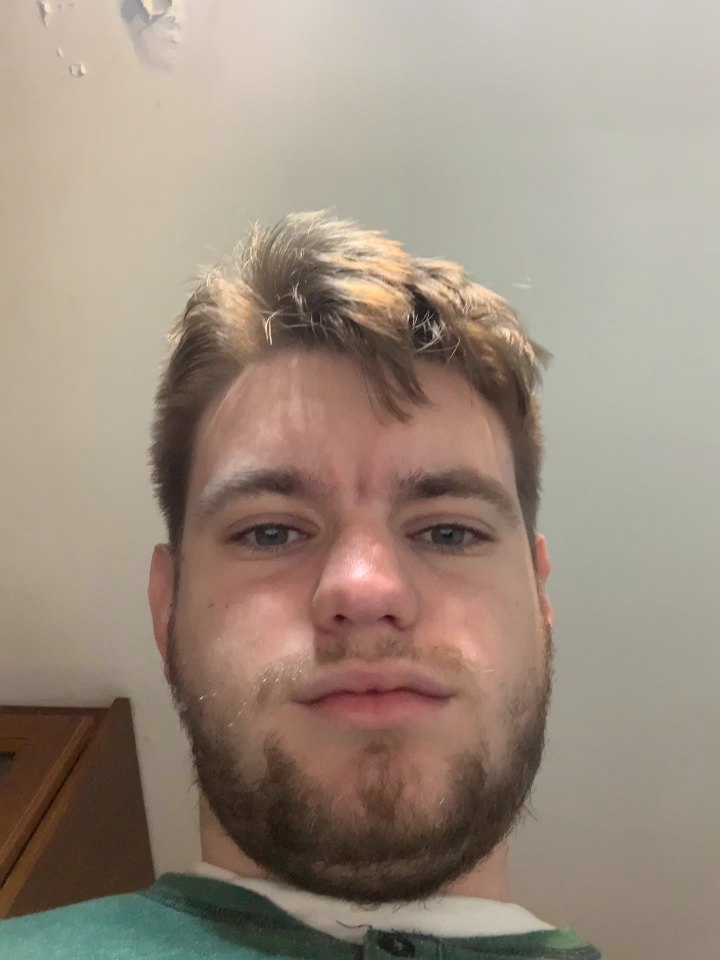
#> input picture frame 1 of face_rec/test.MOV, 1440 x 1920 px (shown at 1/2 size)
$ python recognision.py
#> lines starting #> are read from the running program, lines starting #| are printed output that depends on the picture; after the words box and inside, x2 and y2 are one past the last pixel; in counts of white or black regions, pixels touching at a corner belong together
import cv2

# Load the cascade
face_cascade = cv2.CascadeClassifier(r"C:\Users\Thanos\Downloads\haarcascade_frontalface_default.xml")

# Open the video file
cap = cv2.VideoCapture(r"C:\Users\Thanos\Desktop\coding files\face_rec\test.MOV")

while True:
    # Read the frame
    ret, img = cap.read()
#> img is the input picture: shape (1920, 1440, 3); mean B, G, R 127.2, 141.2, 156.2

    # If frame not successfully read, break loop
    if not ret:
        break

    # Convert to grayscale
    gray = cv2.cvtColor(img, cv2.COLOR_BGR2GRAY)
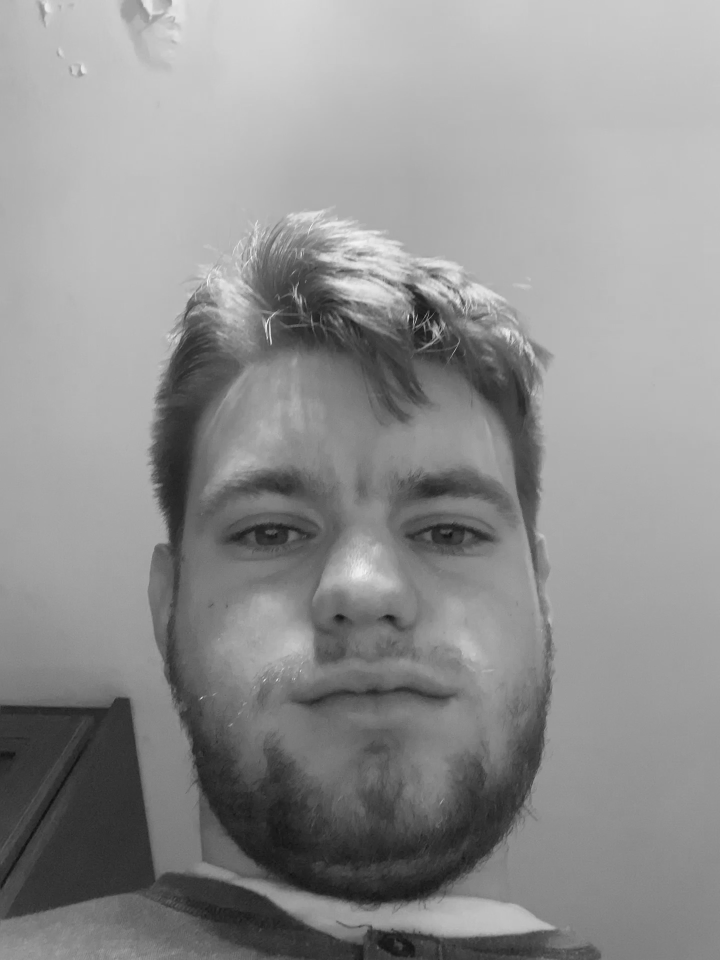
#> gray: shape (1920, 1440) (shown at 1/2 size); min 13, max 249, mean 144.1

    # Detect the faces
    faces = face_cascade.detectMultiScale(gray, 1.1, 4)
#> faces = [[241, 686, 956, 956]]

    # Draw the rectangle around each face
    for (x, y, w, h) in faces:
        cv2.rectangle(img, (x, y), (x+w, y+h), (255, 0, 0), 2)
#> this loop made 1 pass
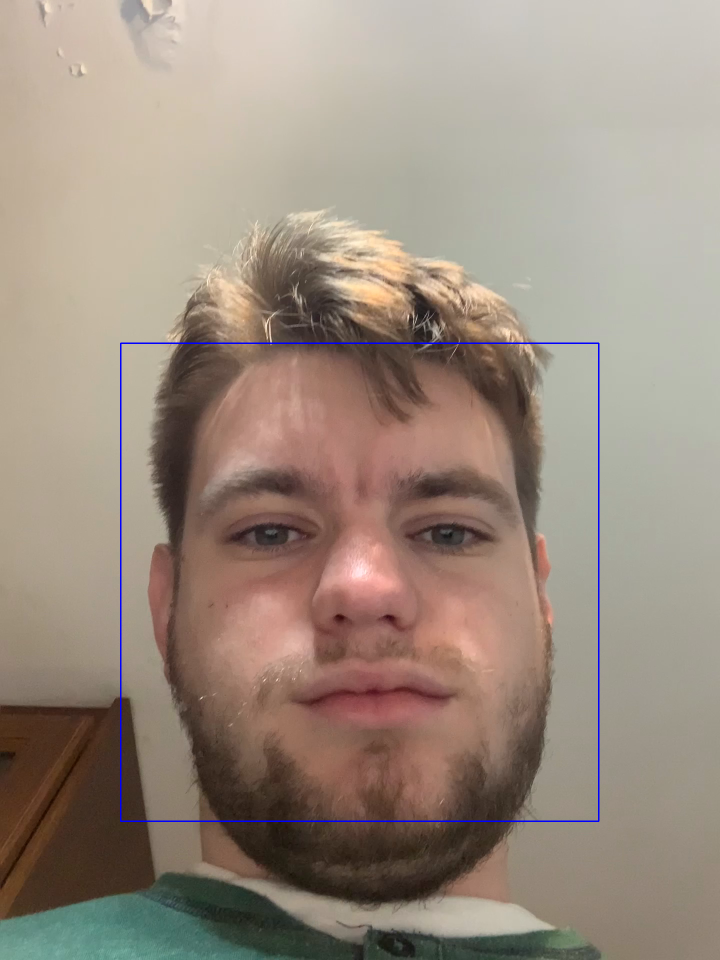
#> img: shape (1920, 1440, 3) (shown at 1/2 size); 0.41% of pixels changed, all inside (x1, y1, x2, y2) = (240, 685, 1199, 1644)

    # Resize the image
    img = cv2.resize(img, (800, 600))  # Adjust the size as needed
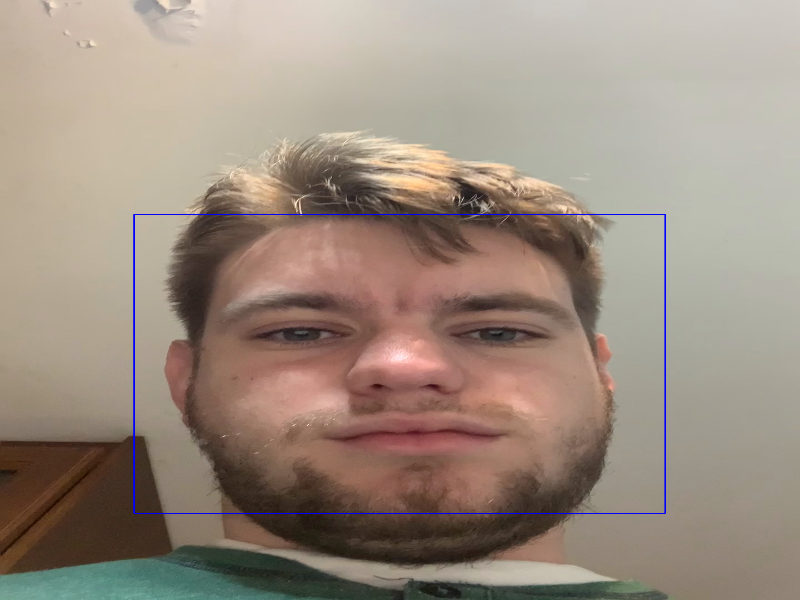
#> img: shape (600, 800, 3); mean B, G, R 127.8, 140.6, 155.6

    # Display
    cv2.imshow('img', img)

    # Stop if escape key is pressed
    if cv2.waitKey(1) & 0xFF == ord('q'):
#> (key q is pressed here)
        break

# Release the VideoCapture object
cap.release()

# Close all OpenCV windows
cv2.destroyAllWindows()

$ run again, starting later in the video
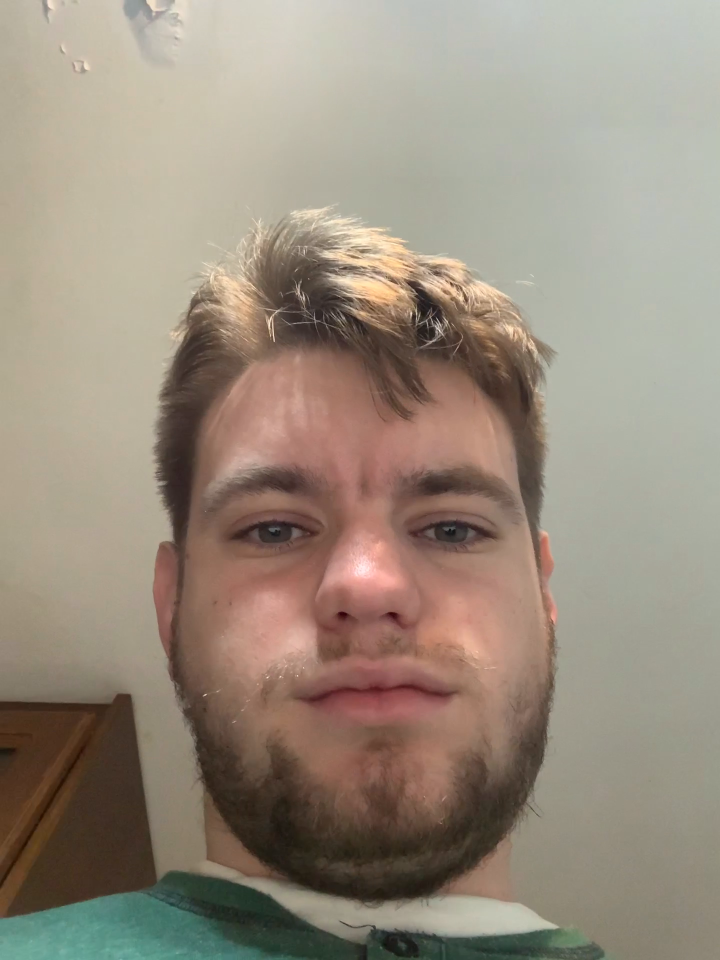
#> input picture frame 7 of face_rec/test.MOV, 1440 x 1920 px (shown at 1/2 size)
#> img is the input picture: shape (1920, 1440, 3); mean B, G, R 126.4, 141.3, 153.5
#> `gray = cv2.cvtColor(img, cv2.COLOR_BGR2GRAY)`:
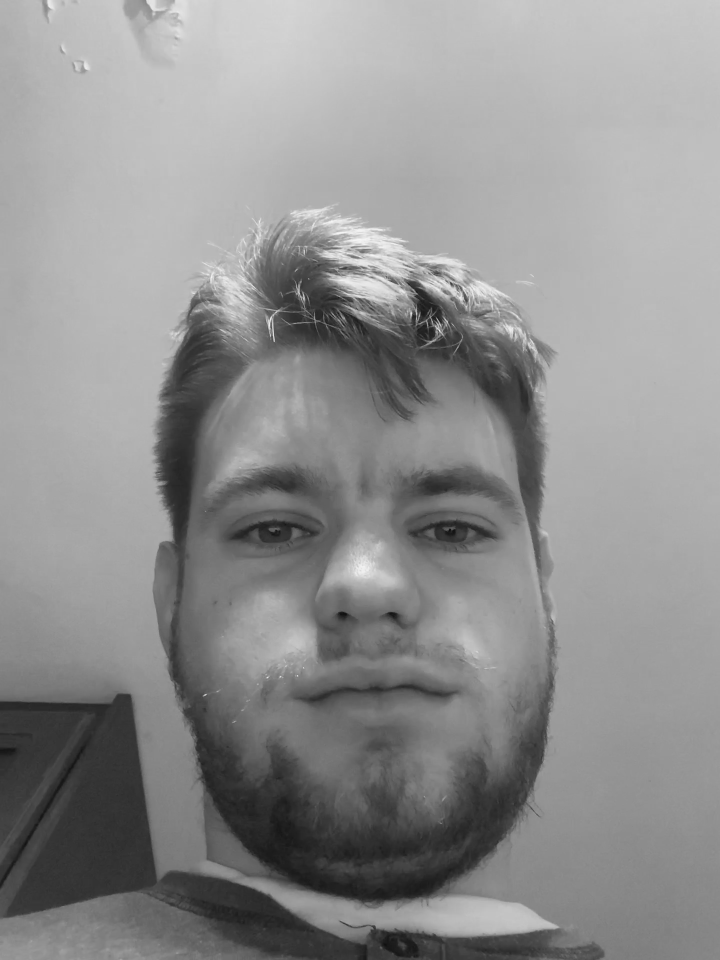
#> gray: shape (1920, 1440) (shown at 1/2 size); min 1, max 252, mean 143.2
#> faces = [[257, 683, 945, 945]]
#> the loop `for (x, y, w, h) in faces:` made 1 pass
#> `img = cv2.resize(img, (800, 600))`:
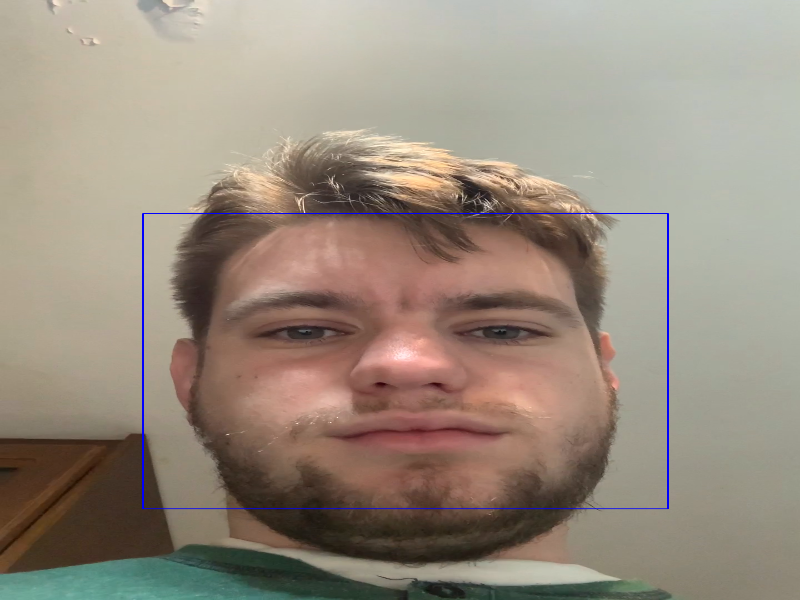
#> img: shape (600, 800, 3); mean B, G, R 127, 140.7, 152.9

$ run again, starting later in the video
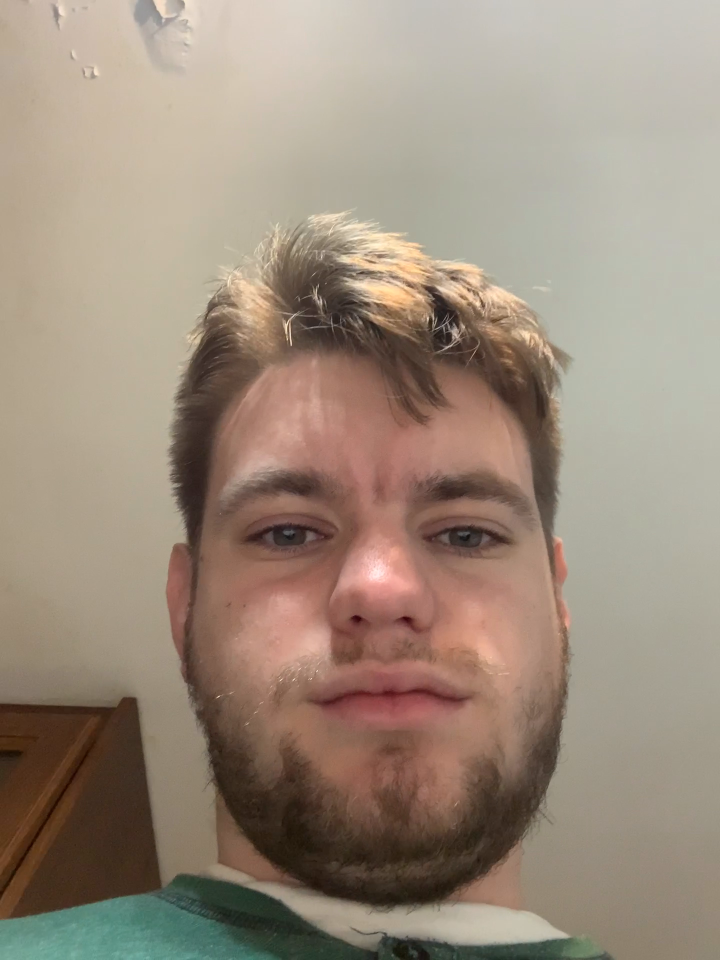
#> input picture frame 12 of face_rec/test.MOV, 1440 x 1920 px (shown at 1/2 size)
#> img is the input picture: shape (1920, 1440, 3); mean B, G, R 124.6, 140.4, 156.3
#> `gray = cv2.cvtColor(img, cv2.COLOR_BGR2GRAY)`:
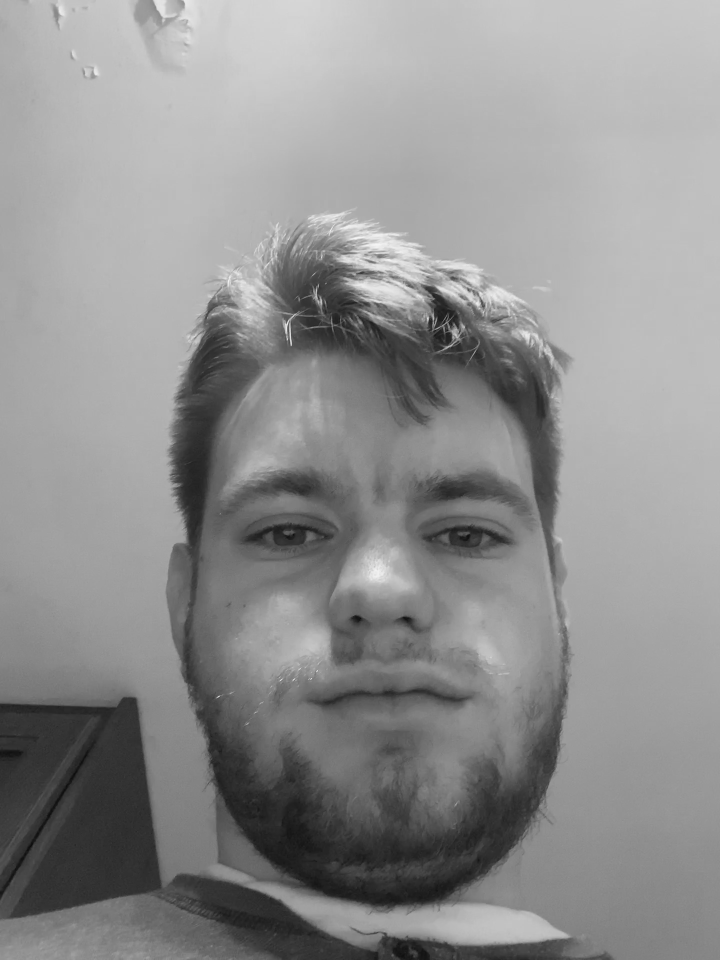
#> gray: shape (1920, 1440) (shown at 1/2 size); min 9, max 249, mean 143.4
#> faces = [[267, 679, 980, 980]]
#> the loop `for (x, y, w, h) in faces:` made 1 pass
#> `img = cv2.resize(img, (800, 600))`:
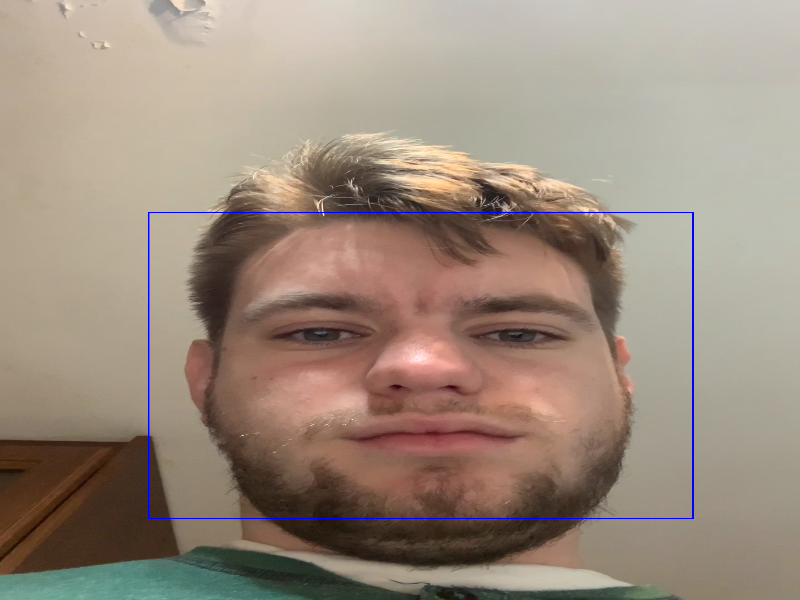
#> img: shape (600, 800, 3); mean B, G, R 125.2, 139.8, 155.6
